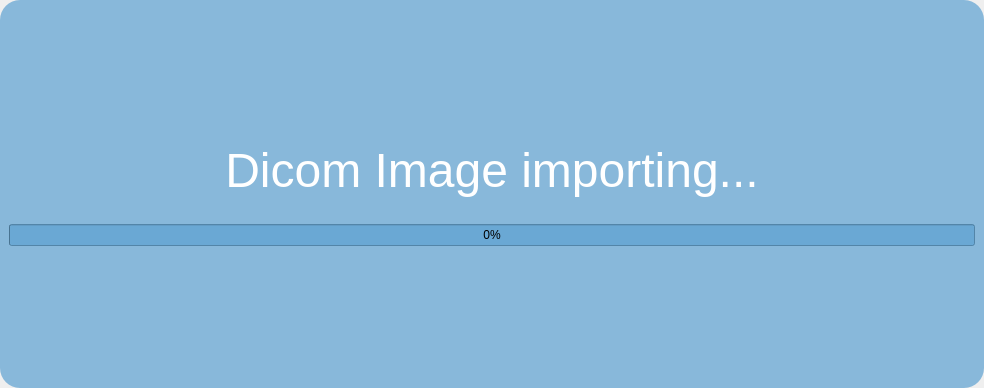
<?xml version="1.0" encoding="UTF-8"?>
<ui version="4.0">
 <class>DlgProcessing</class>
 <widget class="QDialog" name="DlgProcessing">
  <property name="geometry">
   <rect>
    <x>0</x>
    <y>0</y>
    <width>984</width>
    <height>388</height>
   </rect>
  </property>
  <property name="windowTitle">
   <string>Dialog</string>
  </property>
  <layout class="QGridLayout" name="gridLayout_2">
   <property name="leftMargin">
    <number>0</number>
   </property>
   <property name="topMargin">
    <number>0</number>
   </property>
   <property name="rightMargin">
    <number>0</number>
   </property>
   <property name="bottomMargin">
    <number>0</number>
   </property>
   <item row="0" column="0">
    <widget class="QWidget" name="wdgMain" native="true">
     <property name="styleSheet">
      <string notr="true">#wdgMain{
	border-radius:20px;
}

QWidget{
	background-color:rgba(93, 161, 209, 180)
}

QLabel{
	background-color:none;
	font: 36pt &quot;Arial&quot;;
	color:rgb(255, 255, 255);
}

#lblContent{
	font: 12pt &quot;Arial&quot;;
}</string>
     </property>
     <layout class="QGridLayout" name="gridLayout">
      <item row="0" column="0">
       <spacer name="verticalSpacer_2">
        <property name="orientation">
         <enum>Qt::Vertical</enum>
        </property>
        <property name="sizeHint" stdset="0">
         <size>
          <width>20</width>
          <height>101</height>
         </size>
        </property>
       </spacer>
      </item>
      <item row="3" column="0">
       <widget class="QProgressBar" name="pgbLoadDIcom">
        <property name="value">
         <number>0</number>
        </property>
       </widget>
      </item>
      <item row="4" column="0">
       <spacer name="verticalSpacer">
        <property name="orientation">
         <enum>Qt::Vertical</enum>
        </property>
        <property name="sizeHint" stdset="0">
         <size>
          <width>20</width>
          <height>40</height>
         </size>
        </property>
       </spacer>
      </item>
      <item row="1" column="0">
       <widget class="QLabel" name="label_Processing">
        <property name="maximumSize">
         <size>
          <width>16777215</width>
          <height>300</height>
         </size>
        </property>
        <property name="font">
         <font>
          <family>Arial</family>
          <pointsize>36</pointsize>
          <weight>50</weight>
          <italic>false</italic>
          <bold>false</bold>
         </font>
        </property>
        <property name="text">
         <string>Dicom Image importing...</string>
        </property>
        <property name="scaledContents">
         <bool>true</bool>
        </property>
        <property name="alignment">
         <set>Qt::AlignCenter</set>
        </property>
       </widget>
      </item>
      <item row="2" column="0">
       <widget class="QLabel" name="lblContent">
        <property name="text">
         <string/>
        </property>
        <property name="alignment">
         <set>Qt::AlignLeading|Qt::AlignLeft|Qt::AlignVCenter</set>
        </property>
       </widget>
      </item>
     </layout>
    </widget>
   </item>
  </layout>
 </widget>
 <resources/>
 <connections/>
</ui>
